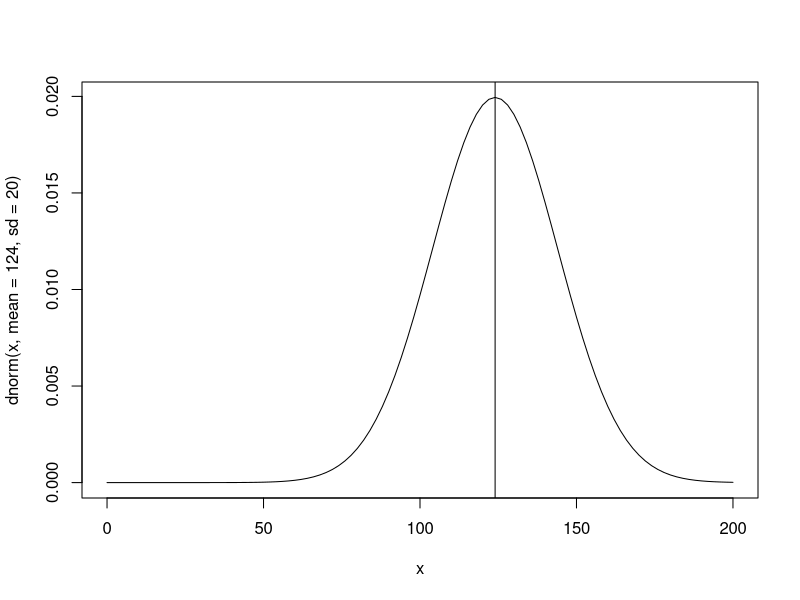
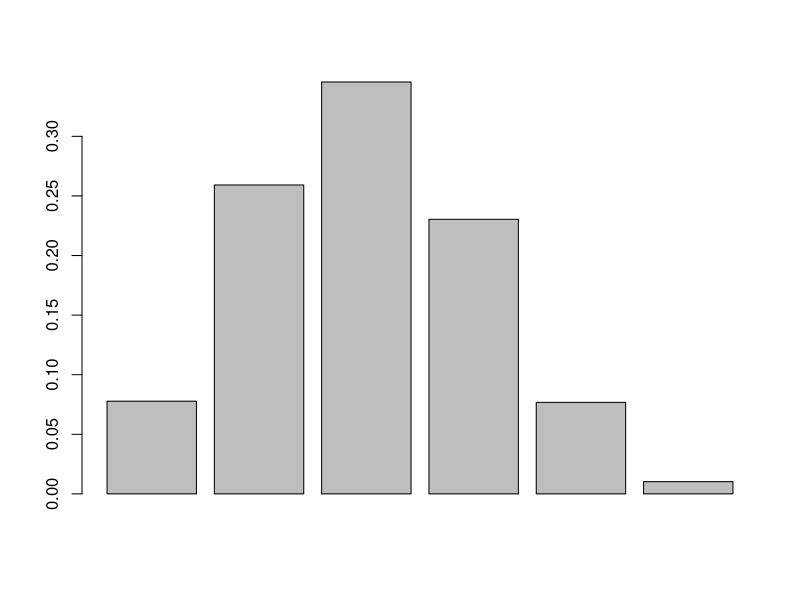
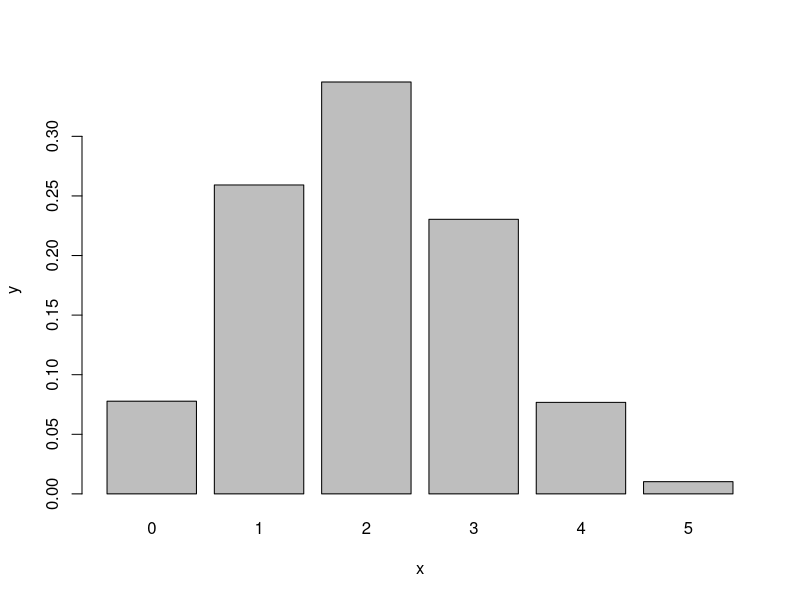

Recreate these plots in R, in order.
rm(list =ls())


dnorm(x=c(10, 20, 30), mean = 124, sd=20)
curve(dnorm(x,   mean = 124, sd=20), xlim =c(0, 200))
abline( v = 124 )
barplot(dbinom(x=0:5,size =5, prob=0.4))
barplot(dbinom(x=0:5,size =5, prob=0.4),names.arg = 0:5, xlab = 'x', ylab = 'y')


pnorm(q=90, mean = 124, sd=20, lower.tail = TRUE)
?abline
abline(v=124, lty=2)

??lower.tail
